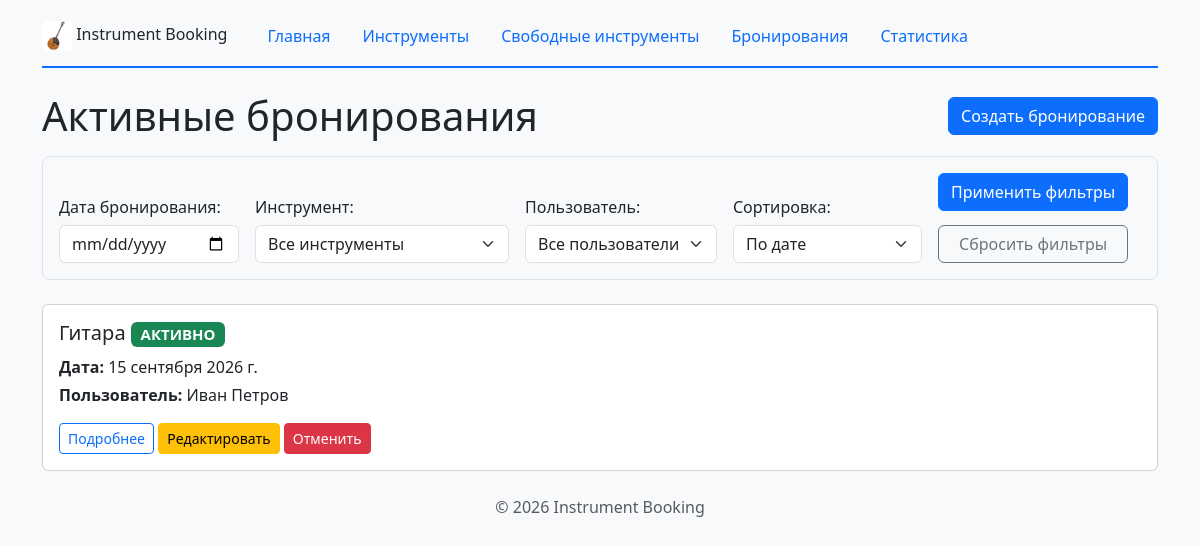
The page /bookings/ on the database its author committed.
### bookings/models.py (models this page shows, shortened)
class Booking(models.Model):
    instrument = models.ForeignKey(
        Instrument,
        on_delete=models.CASCADE,
        related_name="bookings",
        verbose_name="Инструмент",
    )
    user = models.ForeignKey(
        User,
        on_delete=models.CASCADE,
        related_name="bookings",
        verbose_name="Пользователь",
    )
    booking_date = models.DateField(verbose_name="Дата бронирования")
    is_cancelled = models.BooleanField(default=False, verbose_name="Отменено")
    objects = BookingManager()
    class Meta:
        verbose_name = "Бронирование"
        verbose_name_plural = "Бронирования"
        ordering = ["booking_date"]

class User(models.Model):
    name = models.CharField(max_length=200)
    email = models.EmailField()
    class Meta:
        verbose_name = "Пользователь"
        verbose_name_plural = "Пользователи"
        ordering = ["name"]
    def __str__(self):
        return self.name

### instruments/models.py (models this page shows)
class Instrument(models.Model):
    name = models.CharField(max_length=200)
    price = models.IntegerField()
    image = models.ImageField(
        upload_to="instruments/",
        blank=True,
        null=True,
        verbose_name="Изображение",
    )
    class Meta:
        verbose_name = "Инструмент"
        verbose_name_plural = "Инструменты"
        ordering = ["name"]
    def __str__(self):
        return f"{self.name} — {self.price} руб."

### bookings/views.py (the view, shortened to what this page needs)
# urls.py: path("", views.bookings, name="bookings"),
def bookings(request):
    form = BookingFilterForm(request.GET or None)
    form_valid = form.is_bound and form.is_valid()
    booking_date = None
    instrument_id = None
    user_id = None
    sort = "date"
    error = None
    if form.is_bound and not form_valid:
        error = "Проверьте введённые значения фильтров."
    bookings_data = Booking.objects.active().select_related("instrument", "user")
    if booking_date:
        bookings_data = bookings_data.filter(booking_date=booking_date)
    if instrument_id:
        bookings_data = bookings_data.filter(instrument_id=instrument_id)
    if user_id:
        bookings_data = bookings_data.filter(user_id=user_id)
    sort_fields = {
        "date": "booking_date",
        "instrument": "instrument__name",
        "user": "user__name",
    }
    sort_field = sort_fields.get(sort, "booking_date")
    bookings_data = bookings_data.order_by(sort_field, "id")
    paginator = Paginator(bookings_data, per_page=10)
    page_obj = paginator.get_page(request.GET.get("page"))
    context = {
        "bookings": page_obj,
        "page_obj": page_obj,
        "form": form,
        "booking_date": booking_date,
        "selected_instrument": instrument_id,
        "selected_user": user_id,
        "instruments": Instrument.objects.order_by("name"),
        "users": User.objects.order_by("name"),
        "sort": sort,
        "error": error,
    }
    return render(request, "bookings/booking_list.html", context)

### bookings/forms.py
class BookingFilterForm(forms.Form):
    date = forms.DateField(
        required=False,
        label="Дата бронирования",
        widget=forms.DateInput(
            format="%Y-%m-%d",
            attrs={"type": "date", "class": "form-control"},
        ),
    )
    instrument = forms.ModelChoiceField(
        queryset=Instrument.objects.order_by("name"),
        required=False,
        label="Инструмент",
        empty_label="Все инструменты",
        widget=forms.Select(attrs={"class": "form-select"}),
    )
    user = forms.ModelChoiceField(
        queryset=User.objects.order_by("name"),
        required=False,
        label="Пользователь",
        empty_label="Все пользователи",
        widget=forms.Select(attrs={"class": "form-select"}),
    )
    sort = forms.ChoiceField(
        required=False,
        label="Сортировка",
        choices=[
            ("date", "По дате"),
            ("instrument", "По инструменту"),
            ("user", "По пользователю"),
        ],
        widget=forms.Select(attrs={"class": "form-select"}),
    )

### bookings/models.py (called while the page is built)
    def active(self):
        return self.filter(is_cancelled=False)

### bookings/templates/bookings/booking_list.html (shortened to what this page needs)
{% extends "base.html" %}
{% block content %}
<div class="d-flex justify-content-between align-items-center mb-3">
    <h1 class="mb-0">Активные бронирования</h1>
    <a href="{% url 'bookings:booking_create' %}" class="btn btn-primary">
        Создать бронирование
    </a>
</div>
<form method="get" class="booking-filter-form mb-4">
    <div class="filter-field">
        {{ form.date.label_tag }}
        {{ form.date }}
    </div>
    <div class="filter-field">
        {{ form.instrument.label_tag }}
        {{ form.instrument }}
    </div>
    <div class="filter-field">
        {{ form.user.label_tag }}
        {{ form.user }}
    </div>
    <div class="filter-field">
        {{ form.sort.label_tag }}
        {{ form.sort }}
    </div>
    <div class="filter-field">
        <button type="submit" class="btn btn-primary">Применить фильтры</button>
        <a href="{% url 'bookings:bookings' %}" class="btn btn-outline-secondary mt-2">
            Сбросить фильтры
        </a>
    </div>
</form>
{% for b in bookings %}
    <div class="card mb-2">
        <div class="card-body">
            <h5 class="card-title">
                {{ b.instrument.name }}
                {% include "bookings/includes/booking_status.html" with booking=b %}
            </h5>
            <p class="card-text mb-1"><strong>Дата:</strong> {{ b.booking_date }}</p>
            <p class="card-text"><strong>Пользователь:</strong> {{ b.user.name }}</p>
            <a href="{% url 'bookings:booking_detail' b.id %}"
               class="btn btn-sm btn-outline-primary">Подробнее</a>
            <a href="{% url 'bookings:booking_update' b.id %}"
               class="btn btn-sm btn-warning">Редактировать</a>
            <form method="post"
                  action="{% url 'bookings:booking_cancel' b.id %}"
                  class="d-inline">
                <button type="submit" class="btn btn-sm btn-danger">Отменить</button>
            </form>
        </div>
    </div>
{% empty %}
    <p>Активных бронирований нет (или они не подходят под фильтры).</p>
{% endfor %}
{% endblock %}

### bookings/templates/bookings/includes/booking_status.html
{% if booking.is_cancelled %}
    <span class="badge bg-secondary booking-status-cancelled">Отменено</span>
{% else %}
    <span class="badge bg-success booking-status-active">Активно</span>
{% endif %}

### homepage/static/homepage/css/style.css (style rules this page uses)
.booking-status-active { font-weight: bold; text-transform: uppercase; }
.booking-filter-form { display: flex; flex-wrap: wrap; align-items: end; gap: 16px; margin-bottom: 24px; padding: 16px; border: 1px solid #dee2e6; border-radius: 8px; background-color: #f8f9fa; }
.filter-field { display: flex; flex-direction: column; gap: 6px; min-width: 180px; }

### rows shown on the page
Booking: instrument.name "Гитара", is_cancelled "АКТИВНО", booking_date "15 сентября 2026 г.", user.name "Иван Петров"
